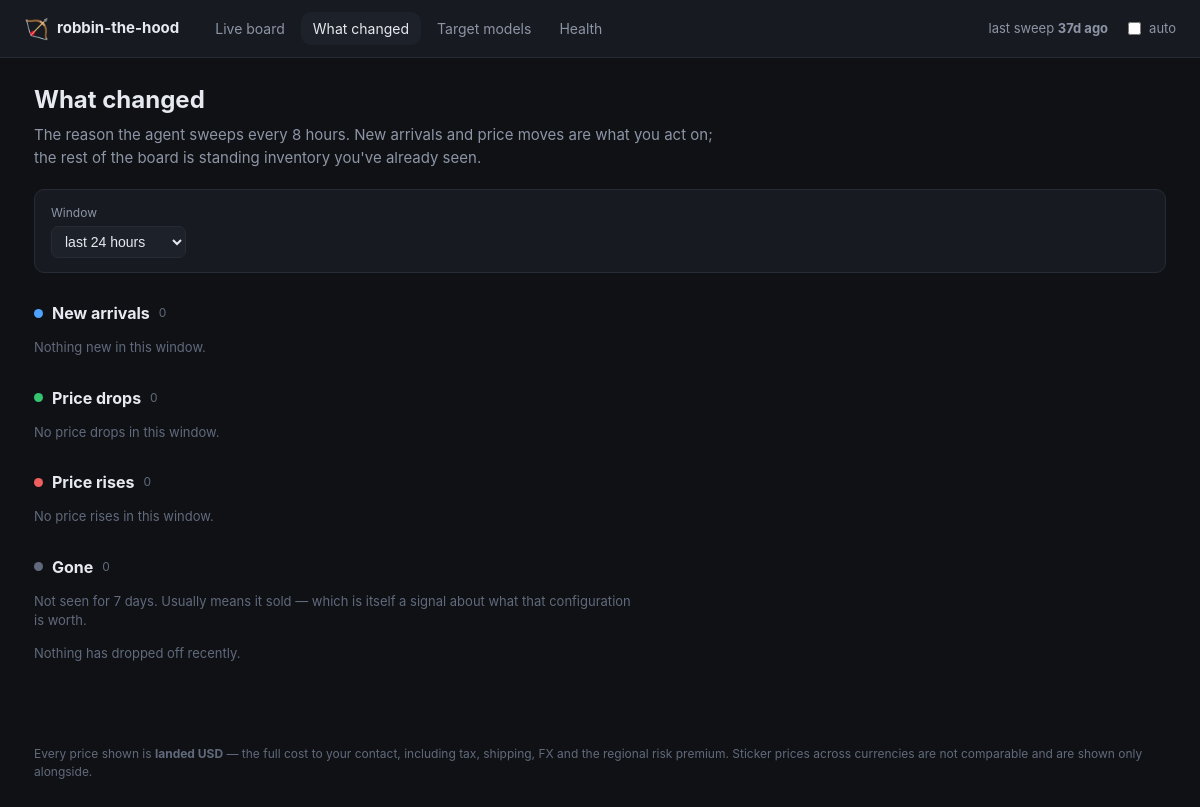
/changes, run on an earlier commit of the app's database.
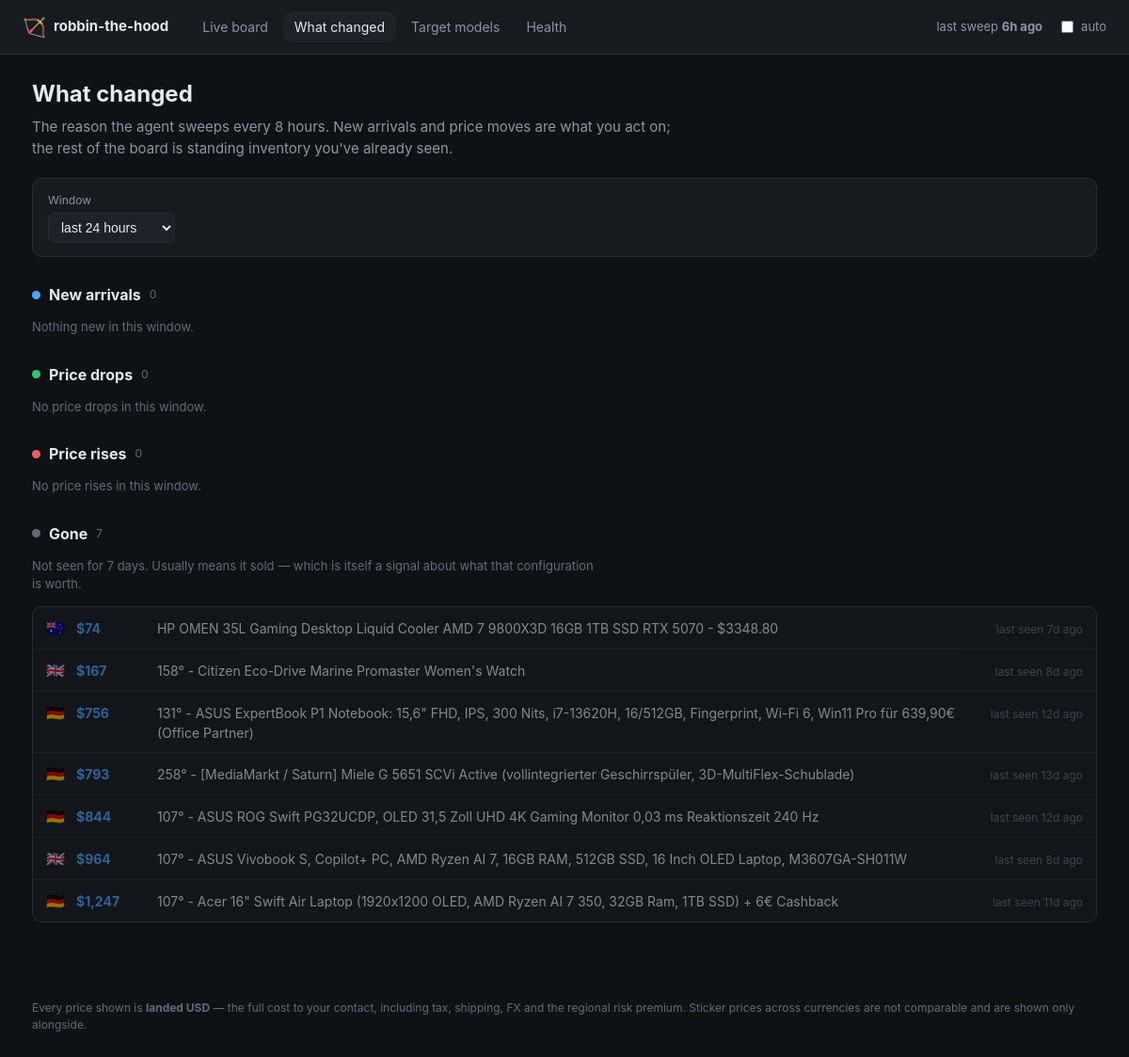
And on a later commit of the database.
### tables this page shows
CREATE TABLE listings (
    fingerprint     TEXT PRIMARY KEY,
    source          TEXT NOT NULL,
    listing_id      TEXT,
    title           TEXT NOT NULL,
    url             TEXT,
    region          TEXT NOT NULL,
    currency        TEXT NOT NULL,
    sticker_local   REAL,
    landed_usd      REAL,
    -- The FX rate is stored per listing so a comparison made weeks from now
    -- against today's record is still honest.
    fx_rate         REAL,
    fx_source       TEXT,
    fx_fetched_at   TEXT,
    score           REAL,
    model_key       TEXT,
    condition       TEXT,
    seller_name     TEXT,
    flags           TEXT,
    reject_reasons  TEXT,
    first_seen      TEXT NOT NULL,
    last_seen       TEXT NOT NULL,
    status          TEXT NOT NULL DEFAULT 'active'
, spec_line TEXT, score_breakdown TEXT, landed_explain TEXT);

### dashboard.py (the view)
@app.route("/changes")
def changes():
    hours = int(request.args.get("hours", 24))
    config = _config()
    with _open() as store:
        data = recent_changes(store, config, hours=hours)
        latest_run = store.latest_run_at()
    return render_template(
        "changes.html", changes=data, hours=hours, latest_run=latest_run,
        now=datetime.now(timezone.utc), active="changes",
        static_export=_static_export(),
    )

### dashboard.py (called while the page is built)
def _open():
    return Store(app.config["DEALS_DB"])

def _static_export() -> bool:
    return bool(app.config.get("STATIC_EXPORT"))

def _config():
    if app.config["DEALS_CONFIG"] is None:
        app.config["DEALS_CONFIG"] = load_config()
    return app.config["DEALS_CONFIG"]

@app.template_filter("money")
def money(value) -> str:
    return "—" if value is None else f"${value:,.0f}"

@app.template_filter("ago")
def ago(moment) -> str:
    if moment is None:
        return "never"
    delta = datetime.now(timezone.utc) - moment
    minutes = int(delta.total_seconds() // 60)
    if minutes < 1:
        return "just now"
    if minutes < 60:
        return f"{minutes}m ago"
    if minutes < 2880:
        return f"{minutes // 60}h ago"
    return f"{minutes // 1440}d ago"

### dealhunter/config.py (called while the page is built)
    def region(self, code: Region) -> RegionConfig:
        try:
            return self.regions[code]
        except KeyError as exc:  # pragma: no cover - config error, fails loudly
            raise KeyError(f"Region {code} is missing from config.yaml") from exc

### dealhunter/store.py (called while the page is built, shortened)
    def __enter__(self) -> "Store":
        return self

    def __exit__(self, *exc_info) -> None:
        self.close()

    def close(self) -> None:
        self.connection.commit()
        try:
            self.connection.execute("PRAGMA wal_checkpoint(TRUNCATE)")
        except sqlite3.Error as exc:  # pragma: no cover - non-fatal
            log.warning("Could not checkpoint the WAL: %s", exc)
        self.connection.close()

    @contextmanager
    def _tx(self):
        try:
            yield self.connection
            self.connection.commit()
        except Exception:
            self.connection.rollback()
            raise

    def _migrate(self) -> None:
        with self._tx() as connection:
            connection.executescript(SCHEMA)
            row = connection.execute("SELECT version FROM schema_version").fetchone()
            if row is None:
                connection.execute(
                    "INSERT INTO schema_version (version) VALUES (?)", (SCHEMA_VERSION,)
                )

    def latest_run_at(self) -> datetime | None:
        row = self.connection.execute(
            "SELECT started_at FROM runs WHERE finished_at IS NOT NULL "
            "ORDER BY id DESC LIMIT 1"
        ).fetchone()
        return datetime.fromisoformat(row["started_at"]) if row else None

### templates/changes.html (shortened to what this page needs)
{% extends "base.html" %}
{% block content %}
<div class="pagehead">
  <h1>What changed</h1>
  <p class="sub">
    The reason the agent sweeps every 8 hours. New arrivals and price moves are
    what you act on; the rest of the board is standing inventory you've already
    seen.
  </p>
</div>
<form class="filters" method="get">
  <label>Window
    <select name="hours" onchange="this.form.submit()">
      <option value="24"  {{ 'selected' if hours == 24 }}>last 24 hours</option>
    </select>
  </label>
</form>
<section class="changeblock">
  <h2><span class="dot new"></span> New arrivals
    <span class="n">{{ changes.new | length }}</span></h2>
  {% if changes.new %}
    <ul class="changes">
      {% for c in changes.new %}
        <li>
          <span class="flagicon">{{ c.region_flag }}</span>
          <span class="amount">{{ c.landed_usd | money }}</span>
          <a href="{{ c.url }}" target="_blank" rel="noopener">{{ c.title }}</a>
          <span class="when"><time datetime="{{ c.when.isoformat() }}">{{ c.when | ago }}</time></span>
        </li>
      {% endfor %}
    </ul>
  {% else %}
    <p class="none">Nothing new in this window.</p>
  {% endif %}
</section>
<section class="changeblock">
  <h2><span class="dot drop"></span> Price drops
    <span class="n">{{ changes.drops | length }}</span></h2>
  {% if changes.drops %}
    <ul class="changes">
      {% for c in changes.drops %}
        <li>
          <span class="flagicon">{{ c.region_flag }}</span>
          <span class="amount">{{ c.landed_usd | money }}</span>
          <span class="delta down">{{ c.delta | signed }} ({{ '%.1f' % c.percent }}%)</span>
          <a href="{{ c.url }}" target="_blank" rel="noopener">{{ c.title }}</a>
          <span class="when"><time datetime="{{ c.when.isoformat() }}">{{ c.when | ago }}</time></span>
        </li>
      {% endfor %}
    </ul>
  {% else %}
    <p class="none">No price drops in this window.</p>
  {% endif %}
</section>
<section class="changeblock">
  <h2><span class="dot rise"></span> Price rises
    <span class="n">{{ changes.rises | length }}</span></h2>
  {% if changes.rises %}
    <ul class="changes">
      {% for c in changes.rises %}
        <li>
          <span class="flagicon">{{ c.region_flag }}</span>
          <span class="amount">{{ c.landed_usd | money }}</span>
          <span class="delta up">{{ c.delta | signed }} ({{ '%.1f' % c.percent }}%)</span>
          <a href="{{ c.url }}" target="_blank" rel="noopener">{{ c.title }}</a>
          <span class="when"><time datetime="{{ c.when.isoformat() }}">{{ c.when | ago }}</time></span>
        </li>
      {% endfor %}
    </ul>
  {% else %}
    <p class="none">No price rises in this window.</p>
  {% endif %}
</section>
<section class="changeblock">
  <h2><span class="dot gone"></span> Gone
    <span class="n">{{ changes.gone | length }}</span></h2>
  <p class="hint">
    Not seen for 7 days. Usually means it sold — which is itself a signal about
    what that configuration is worth.
  </p>
  {% if changes.gone %}
    <ul class="changes">
      {% for c in changes.gone %}
        <li class="faded">
          <span class="flagicon">{{ c.region_flag }}</span>
          <span class="amount">{{ c.landed_usd | money }}</span>
          <span>{{ c.title }}</span>
          <span class="when">last seen <time datetime="{{ c.when.isoformat() }}">{{ c.when | ago }}</time></span>
        </li>
      {% endfor %}
    </ul>
  {% else %}
    <p class="none">Nothing has dropped off recently.</p>
  {% endif %}
</section>
{% endblock %}

### templates/base.html (shortened to what this page needs)
<!doctype html>
<html lang="en">
<head>
  <link rel="stylesheet" href="{{ url_for('static', filename='style.css') }}">
</head>
<body>
<header class="topbar">
  <div class="brand">
    <span class="logo">🏹</span>
    <span>robbin-the-hood</span>
  </div>
  <nav>
    <a href="{{ url_for('board') }}"        class="{{ 'on' if active == 'board' }}">Live board</a>
    <a href="{{ url_for('changes') }}"      class="{{ 'on' if active == 'changes' }}">What changed</a>
    <a href="{{ url_for('models') }}"       class="{{ 'on' if active == 'models' }}">Target models</a>
    <a href="{{ url_for('health_page') }}"  class="{{ 'on' if active == 'health' }}">Health</a>
  </nav>
  <div class="status">
    {% if latest_run %}
      <span class="sweep">last sweep
        <strong><time datetime="{{ latest_run.isoformat() }}">{{ latest_run | ago }}</time></strong>
      </span>
    {% else %}
      <span class="sweep warn">no completed sweep yet</span>
    {% endif %}
    {% if not static_export %}
      <label class="refresh">
        <input type="checkbox" id="autorefresh"> auto
      </label>
    {% endif %}
  </div>
</header>
<main>
  {% block content %}{% endblock %}
</main>
<footer>
  Every price shown is <strong>landed USD</strong> — the full cost to your
  contact, including tax, shipping, FX and the regional risk premium. Sticker
  prices across currencies are not comparable and are shown only alongside.
</footer>
</body>
</html>

### static/style.css (style rules this page uses)
:root { --bg: #0f1115; --panel: #171a21; --panel-2: #1d212a; --line: #262b36; --text: #e6e9ef; --muted: #8d95a5; --dim: #616a7c; --accent: #4da3ff; --good: #35c46f; --warn: #e8b339; --bad: #ef5f5f; --priority: #b98bff; --radius: 10px; }
* { box-sizing: border-box; }
body { margin: 0; background: var(--bg); color: var(--text); font: 15px/1.5 ui-sans-serif, -apple-system, "Segoe UI", Roboto, sans-serif; }
a { color: var(--accent); text-decoration: none; }
.topbar { display: flex; align-items: center; gap: 24px; padding: 12px 24px; background: var(--panel); border-bottom: 1px solid var(--line); position: sticky; top: 0; z-index: 10; }
.brand { display: flex; align-items: center; gap: 8px; font-weight: 650; }
.logo { font-size: 20px; }
.topbar nav { display: flex; gap: 4px; }
.topbar nav a { padding: 6px 12px; border-radius: var(--radius); color: var(--muted); font-size: 14px; }
.topbar nav a.on { background: var(--panel-2); color: var(--text); }
.status { margin-left: auto; display: flex; align-items: center; gap: 16px; font-size: 13px; color: var(--muted); }
.refresh { display: flex; align-items: center; gap: 5px; cursor: pointer; }
main { max-width: 1180px; margin: 0 auto; padding: 24px; }
.pagehead h1 { margin: 0 0 6px; font-size: 24px; }
.pagehead .sub { margin: 0 0 20px; color: var(--muted); max-width: 74ch; }
.filters { display: flex; flex-wrap: wrap; gap: 14px; align-items: end; background: var(--panel); border: 1px solid var(--line); border-radius: var(--radius); padding: 14px 16px; margin-bottom: 20px; }
.filters label { display: flex; flex-direction: column; gap: 4px; font-size: 12px; color: var(--muted); }
.filters select, .filters input[type="number"] { background: var(--panel-2); color: var(--text); border: 1px solid var(--line); border-radius: 7px; padding: 6px 9px; font-size: 14px; }
.flagicon { font-size: 16px; }
.changeblock { margin: 28px 0; }
.changeblock h2 { font-size: 16px; display: flex; align-items: center; gap: 9px; margin: 0 0 10px; }
.changeblock h2 .n { font-size: 12px; color: var(--dim); font-weight: 400; }
.dot { width: 9px; height: 9px; border-radius: 50%; display: inline-block; }
.dot.new { background: var(--accent); }
.dot.drop { background: var(--good); }
.dot.rise { background: var(--bad); }
.dot.gone { background: var(--dim); }
ul.changes { list-style: none; margin: 0; padding: 0; border: 1px solid var(--line); border-radius: var(--radius); overflow: hidden; }
ul.changes li { display: flex; gap: 12px; align-items: baseline; padding: 10px 14px; background: var(--panel); border-bottom: 1px solid var(--line); font-size: 14px; }
ul.changes li:last-child { border-bottom: 0; }
ul.changes li.faded { opacity: .55; }
ul.changes .amount { font-weight: 700; color: var(--accent); min-width: 74px; }
ul.changes .when { font-size: 12px; color: var(--dim); margin-left: auto; white-space: nowrap; }
.none, .hint { color: var(--dim); font-size: 13px; }
.hint { max-width: 74ch; }
footer { max-width: 1180px; margin: 30px auto 40px; padding: 0 24px; font-size: 12px; color: var(--dim); }

What changed in the data, as far as the page shows it:
added listings: region_flag "🇦🇺", landed_usd "$74", title "HP OMEN 35L Gaming Desktop Liquid Cooler AMD 7 9800X3D 16GB 1TB SSD RTX 5070 - $3348.80", when|ago "7d ago"
added listings: region_flag "🇬🇧", landed_usd "$167", title "158° - Citizen Eco-Drive Marine Promaster Women's Watch", when|ago "8d ago"
added listings: region_flag "🇩🇪", landed_usd "$756", title "131° - ASUS ExpertBook P1 Notebook: 15,6\" FHD, IPS, 300 Nits, i7-13620H, 16/512GB, Fingerprint, Wi-Fi 6, Win11 Pro für 639,90€ (Office Partner)", when|ago "12d ago"
added listings: region_flag "🇩🇪", landed_usd "$793", title "258° - [MediaMarkt / Saturn] Miele G 5651 SCVi Active (vollintegrierter Geschirrspüler, 3D-MultiFlex-Schublade)", when|ago "13d ago"
added listings: region_flag "🇩🇪", landed_usd "$844", title "107° - ASUS ROG Swift PG32UCDP, OLED 31,5 Zoll UHD 4K Gaming Monitor 0,03 ms Reaktionszeit 240 Hz", when|ago "12d ago"
added listings: region_flag "🇬🇧", landed_usd "$964", title "107° - ASUS Vivobook S, Copilot+ PC, AMD Ryzen AI 7, 16GB RAM, 512GB SSD, 16 Inch OLED Laptop, M3607GA-SH011W", when|ago "8d ago"
added listings: region_flag "🇩🇪", landed_usd "$1,247", title "107° - Acer 16\" Swift Air Laptop (1920x1200 OLED, AMD Ryzen AI 7 350, 32GB Ram, 1TB SSD) + 6€ Cashback", when|ago "11d ago"
Also different on the page:
{{ latest_run | ago }}: "37d ago" → "6h ago"
{{ changes.gone | length }}: "0" → "7"
text no longer shown: "Nothing has dropped off recently."
